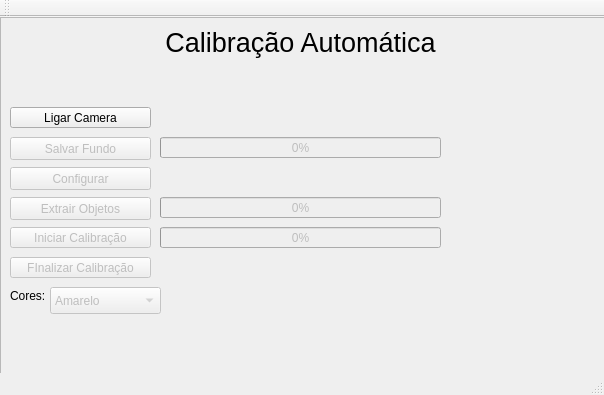
<?xml version="1.0" encoding="UTF-8"?>
<ui version="4.0">
 <class>JanelaPrincipal</class>
 <widget class="QMainWindow" name="JanelaPrincipal">
  <property name="geometry">
   <rect>
    <x>0</x>
    <y>0</y>
    <width>604</width>
    <height>395</height>
   </rect>
  </property>
  <property name="windowTitle">
   <string>SCIMM</string>
  </property>
  <widget class="QWidget" name="centralWidget">
   <widget class="QStackedWidget" name="TELAS">
    <property name="geometry">
     <rect>
      <x>0</x>
      <y>0</y>
      <width>800</width>
      <height>600</height>
     </rect>
    </property>
    <property name="currentIndex">
     <number>1</number>
    </property>
    <widget class="QWidget" name="TelaManual"/>
    <widget class="QWidget" name="TelaAutomatico">
     <widget class="QFrame" name="frame_2">
      <property name="geometry">
       <rect>
        <x>0</x>
        <y>0</y>
        <width>800</width>
        <height>600</height>
       </rect>
      </property>
      <property name="frameShape">
       <enum>QFrame::StyledPanel</enum>
      </property>
      <property name="frameShadow">
       <enum>QFrame::Raised</enum>
      </property>
      <widget class="QLabel" name="label_6">
       <property name="geometry">
        <rect>
         <x>0</x>
         <y>0</y>
         <width>601</width>
         <height>50</height>
        </rect>
       </property>
       <property name="font">
        <font>
         <pointsize>20</pointsize>
        </font>
       </property>
       <property name="text">
        <string>Calibração Automática</string>
       </property>
       <property name="alignment">
        <set>Qt::AlignCenter</set>
       </property>
      </widget>
      <widget class="QPushButton" name="BT_CA_INICIAR">
       <property name="enabled">
        <bool>false</bool>
       </property>
       <property name="geometry">
        <rect>
         <x>10</x>
         <y>210</y>
         <width>141</width>
         <height>21</height>
        </rect>
       </property>
       <property name="text">
        <string>Iniciar Calibração</string>
       </property>
      </widget>
      <widget class="QProgressBar" name="PROGRESS_CA">
       <property name="enabled">
        <bool>false</bool>
       </property>
       <property name="geometry">
        <rect>
         <x>160</x>
         <y>210</y>
         <width>281</width>
         <height>21</height>
        </rect>
       </property>
       <property name="value">
        <number>0</number>
       </property>
      </widget>
      <widget class="QLabel" name="LABEL_CA_STATUS">
       <property name="geometry">
        <rect>
         <x>170</x>
         <y>240</y>
         <width>271</width>
         <height>21</height>
        </rect>
       </property>
       <property name="font">
        <font>
         <pointsize>9</pointsize>
        </font>
       </property>
       <property name="text">
        <string/>
       </property>
      </widget>
      <widget class="QLabel" name="label_9">
       <property name="geometry">
        <rect>
         <x>10</x>
         <y>270</y>
         <width>67</width>
         <height>17</height>
        </rect>
       </property>
       <property name="text">
        <string>Cores:</string>
       </property>
      </widget>
      <widget class="QComboBox" name="CB_CA_CORES">
       <property name="enabled">
        <bool>false</bool>
       </property>
       <property name="geometry">
        <rect>
         <x>50</x>
         <y>270</y>
         <width>111</width>
         <height>27</height>
        </rect>
       </property>
       <item>
        <property name="text">
         <string>Amarelo</string>
        </property>
       </item>
       <item>
        <property name="text">
         <string>Azul</string>
        </property>
       </item>
       <item>
        <property name="text">
         <string>Verde</string>
        </property>
       </item>
       <item>
        <property name="text">
         <string>Vermelho</string>
        </property>
       </item>
       <item>
        <property name="text">
         <string>Laranja</string>
        </property>
       </item>
       <item>
        <property name="text">
         <string>Rosa</string>
        </property>
       </item>
       <item>
        <property name="text">
         <string>Roxo</string>
        </property>
       </item>
      </widget>
      <widget class="QPushButton" name="BT_CA_FINALIZAR">
       <property name="enabled">
        <bool>false</bool>
       </property>
       <property name="geometry">
        <rect>
         <x>10</x>
         <y>240</y>
         <width>141</width>
         <height>21</height>
        </rect>
       </property>
       <property name="text">
        <string>FInalizar Calibração</string>
       </property>
      </widget>
      <widget class="QPushButton" name="BT_CA_INICIAR_CAM">
       <property name="geometry">
        <rect>
         <x>10</x>
         <y>90</y>
         <width>141</width>
         <height>21</height>
        </rect>
       </property>
       <property name="text">
        <string>Ligar Camera</string>
       </property>
      </widget>
      <widget class="QPushButton" name="BT_FUNDO">
       <property name="enabled">
        <bool>false</bool>
       </property>
       <property name="geometry">
        <rect>
         <x>10</x>
         <y>120</y>
         <width>141</width>
         <height>23</height>
        </rect>
       </property>
       <property name="text">
        <string>Salvar Fundo</string>
       </property>
      </widget>
      <widget class="QPushButton" name="BT_CONFIGURAR">
       <property name="enabled">
        <bool>false</bool>
       </property>
       <property name="geometry">
        <rect>
         <x>10</x>
         <y>150</y>
         <width>141</width>
         <height>23</height>
        </rect>
       </property>
       <property name="text">
        <string>Configurar</string>
       </property>
      </widget>
      <widget class="QPushButton" name="BT_EXTRAIR">
       <property name="enabled">
        <bool>false</bool>
       </property>
       <property name="geometry">
        <rect>
         <x>10</x>
         <y>180</y>
         <width>141</width>
         <height>23</height>
        </rect>
       </property>
       <property name="text">
        <string>Extrair Objetos</string>
       </property>
      </widget>
      <widget class="QProgressBar" name="PB_EXTRAIR">
       <property name="enabled">
        <bool>false</bool>
       </property>
       <property name="geometry">
        <rect>
         <x>160</x>
         <y>180</y>
         <width>281</width>
         <height>21</height>
        </rect>
       </property>
       <property name="value">
        <number>0</number>
       </property>
      </widget>
      <widget class="QProgressBar" name="PB_FUNDO">
       <property name="enabled">
        <bool>false</bool>
       </property>
       <property name="geometry">
        <rect>
         <x>160</x>
         <y>120</y>
         <width>281</width>
         <height>21</height>
        </rect>
       </property>
       <property name="value">
        <number>0</number>
       </property>
      </widget>
     </widget>
    </widget>
    <widget class="QWidget" name="TelaSobre">
     <property name="enabled">
      <bool>true</bool>
     </property>
     <widget class="QLabel" name="label_7">
      <property name="geometry">
       <rect>
        <x>0</x>
        <y>0</y>
        <width>800</width>
        <height>100</height>
       </rect>
      </property>
      <property name="font">
       <font>
        <pointsize>80</pointsize>
       </font>
      </property>
      <property name="text">
       <string>SCIMM</string>
      </property>
      <property name="alignment">
       <set>Qt::AlignCenter</set>
      </property>
     </widget>
     <widget class="QLabel" name="label_10">
      <property name="geometry">
       <rect>
        <x>0</x>
        <y>97</y>
        <width>800</width>
        <height>20</height>
       </rect>
      </property>
      <property name="text">
       <string>Sistema de Calibração de Intervalos Minimos e Maximos</string>
      </property>
      <property name="alignment">
       <set>Qt::AlignCenter</set>
      </property>
     </widget>
     <widget class="QLabel" name="label_11">
      <property name="geometry">
       <rect>
        <x>0</x>
        <y>120</y>
        <width>800</width>
        <height>71</height>
       </rect>
      </property>
      <property name="font">
       <font>
        <pointsize>15</pointsize>
       </font>
      </property>
      <property name="text">
       <string>Desenvolvido por Jasane Schio.</string>
      </property>
      <property name="alignment">
       <set>Qt::AlignCenter</set>
      </property>
     </widget>
     <widget class="QLabel" name="label_12">
      <property name="geometry">
       <rect>
        <x>-20</x>
        <y>350</y>
        <width>800</width>
        <height>20</height>
       </rect>
      </property>
      <property name="font">
       <font>
        <pointsize>15</pointsize>
       </font>
      </property>
      <property name="text">
       <string>Trabalho de Conclusão de Curso</string>
      </property>
      <property name="alignment">
       <set>Qt::AlignCenter</set>
      </property>
     </widget>
     <widget class="QLabel" name="label_13">
      <property name="geometry">
       <rect>
        <x>-20</x>
        <y>490</y>
        <width>800</width>
        <height>20</height>
       </rect>
      </property>
      <property name="text">
       <string>Universidade Federal do Mato Grosso do Sul - Campus Coxim</string>
      </property>
      <property name="alignment">
       <set>Qt::AlignCenter</set>
      </property>
     </widget>
     <widget class="QLabel" name="label_14">
      <property name="geometry">
       <rect>
        <x>-10</x>
        <y>410</y>
        <width>800</width>
        <height>100</height>
       </rect>
      </property>
      <property name="font">
       <font>
        <pointsize>30</pointsize>
       </font>
      </property>
      <property name="text">
       <string>Equipe Cedro de Futebol de Robôs</string>
      </property>
      <property name="alignment">
       <set>Qt::AlignCenter</set>
      </property>
     </widget>
     <widget class="QLabel" name="label_15">
      <property name="geometry">
       <rect>
        <x>0</x>
        <y>180</y>
        <width>800</width>
        <height>20</height>
       </rect>
      </property>
      <property name="text">
       <string>Linguagem: C++</string>
      </property>
      <property name="alignment">
       <set>Qt::AlignCenter</set>
      </property>
     </widget>
     <widget class="QLabel" name="label_16">
      <property name="geometry">
       <rect>
        <x>0</x>
        <y>200</y>
        <width>800</width>
        <height>20</height>
       </rect>
      </property>
      <property name="text">
       <string>Framework GUI: Qt</string>
      </property>
      <property name="alignment">
       <set>Qt::AlignCenter</set>
      </property>
     </widget>
     <widget class="QLabel" name="label_17">
      <property name="geometry">
       <rect>
        <x>0</x>
        <y>220</y>
        <width>800</width>
        <height>20</height>
       </rect>
      </property>
      <property name="text">
       <string>Widget de Plotagem de Grafico: QCustomPlot</string>
      </property>
      <property name="alignment">
       <set>Qt::AlignCenter</set>
      </property>
     </widget>
     <widget class="QLabel" name="label_18">
      <property name="geometry">
       <rect>
        <x>0</x>
        <y>240</y>
        <width>800</width>
        <height>20</height>
       </rect>
      </property>
      <property name="text">
       <string>Biblioteca  de Processamento de Imagens: OpenCV</string>
      </property>
      <property name="alignment">
       <set>Qt::AlignCenter</set>
      </property>
     </widget>
    </widget>
   </widget>
  </widget>
  <widget class="QMenuBar" name="menuBar">
   <property name="geometry">
    <rect>
     <x>0</x>
     <y>0</y>
     <width>604</width>
     <height>20</height>
    </rect>
   </property>
  </widget>
  <widget class="QToolBar" name="mainToolBar">
   <attribute name="toolBarArea">
    <enum>TopToolBarArea</enum>
   </attribute>
   <attribute name="toolBarBreak">
    <bool>false</bool>
   </attribute>
  </widget>
  <widget class="QStatusBar" name="statusBar"/>
  <action name="actionManual">
   <property name="text">
    <string>Manual</string>
   </property>
  </action>
  <action name="actionAutomatica">
   <property name="text">
    <string>Automatica</string>
   </property>
  </action>
  <action name="actionSobre">
   <property name="text">
    <string>Sobre</string>
   </property>
  </action>
 </widget>
 <layoutdefault spacing="6" margin="11"/>
 <resources/>
 <connections/>
</ui>
